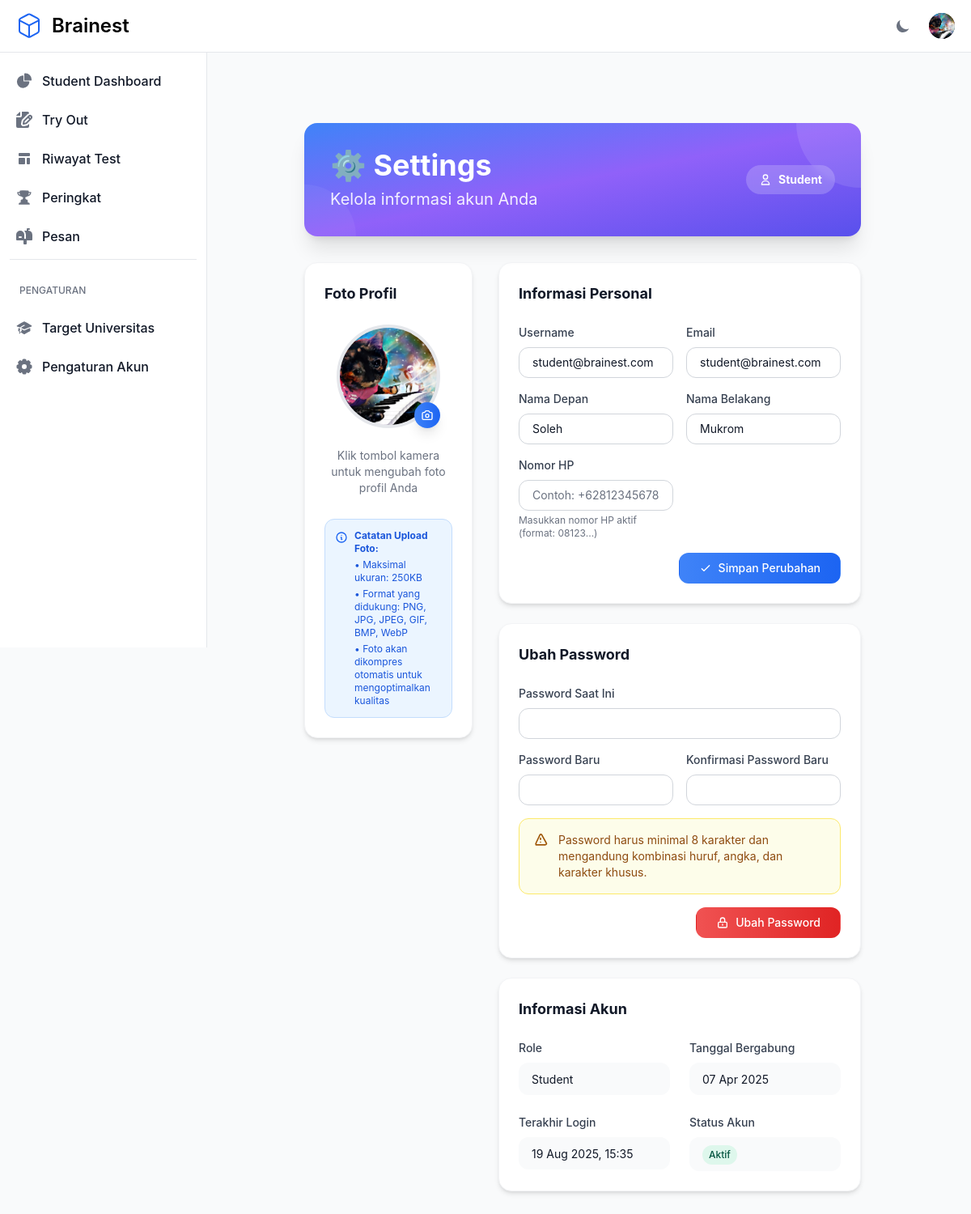
The page /settings/ (signed in) on the database as committed earlier.
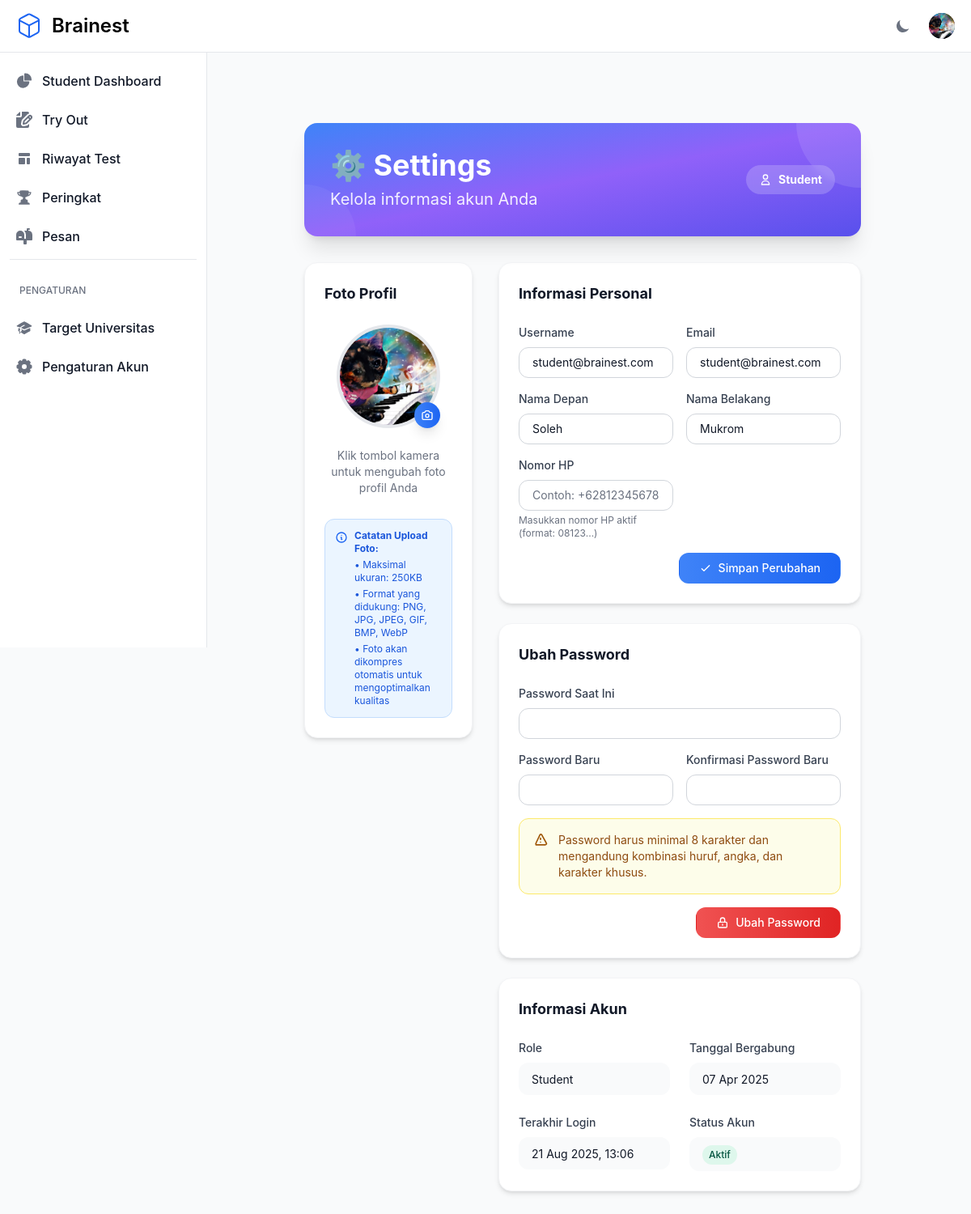
The same page on the database as committed later.
### otosapp/models.py (models this page shows, shortened)
class User(AbstractUser):
    email = models.EmailField(unique=True)
    phone_number = models.CharField(max_length=20, null=True, blank=True, verbose_name='Phone Number')
    USERNAME_FIELD = 'email'
    REQUIRED_FIELDS = ['username']
    role = models.ForeignKey('Role', on_delete=models.SET_NULL, null=True)
    profile_picture = models.ImageField(upload_to='profile_pictures/', null=True, blank=True)
    groups = models.ManyToManyField(
        Group,
        related_name="custom_user_set",  # Add a custom related name here
        blank=True,
        help_text="The groups this user belongs to.",
        verbose_name="groups"
    )
    user_permissions = models.ManyToManyField(
        Permission,
        related_name="custom_user_permissions",  # Add a custom related name here
        blank=True,
        help_text="Specific permissions for this user.",
        verbose_name="user permissions"
    )
    def is_admin(self):
        return self.role and self.role.role_name == 'Admin'

class Role(models.Model):
    role_name = models.CharField(max_length=200, unique=True)

### otosapp/views.py (the view, shortened to what this page needs)
# urls.py: path('settings/', views.settings_view, name='settings'),
@login_required
def settings_view(request):
    from .forms import UserProfileForm, ProfilePictureForm, CustomPasswordChangeForm
    from django.contrib.auth import update_session_auth_hash
    context = {
        'user': request.user,
    }
    return render(request, 'settings.html', context)

### otosapp/context_processors.py (called while the page is built)
def sidebar_context(request):
    context = {}
    if request.user.is_authenticated and (request.user.is_superuser or request.user.is_admin()):
        pending_payments_count = PaymentProof.objects.filter(status='pending').count()
        context['pending_payments_count'] = pending_payments_count
    return context

### otosapp/templates/settings.html (shortened to what the changed rows need)
{% extends 'base.html' %}
{% block content %}
<div class="max-w-4xl mx-auto px-4 sm:px-6 lg:px-8 mt-8">
    <div class="bg-gradient-to-br from-blue-500 via-purple-500 to-indigo-600 rounded-2xl shadow-xl p-8 mb-8 text-white relative overflow-hidden">
        <div class="relative z-10">
            <div class="flex flex-col md:flex-row md:items-center md:justify-between">
                <div>
                    <h1 class="text-3xl md:text-4xl font-bold mb-2">⚙️ Settings</h1>
                </div>
                <div class="mt-4 md:mt-0">
                    <div class="inline-flex items-center px-4 py-2 rounded-full text-sm font-bold bg-white/20 backdrop-blur-sm">
                        <svg class="w-4 h-4 mr-2" fill="none" stroke="currentColor" stroke-width="2" viewBox="0 0 24 24">
                            <path stroke-linecap="round" stroke-linejoin="round" d="M16 7a4 4 0 11-8 0 4 4 0 018 0zM12 14a7 7 0 00-7 7h14a7 7 0 00-7-7z"></path>
                        </svg>
                        {{ user.role.role_name }}
                    </div>
                </div>
            </div>
        </div>
    </div>
    <div class="grid grid-cols-1 lg:grid-cols-3 gap-8">
        <div class="lg:col-span-1">
            <div class="bg-white dark:bg-gray-800 rounded-2xl shadow-md p-6 border border-gray-100 dark:border-gray-700">
                <div class="flex flex-col items-center">
                    <div class="relative mb-6">
                        {% if user.profile_picture %}
                            <img src="{{ user.profile_picture.url }}" alt="Profile Picture" class="w-32 h-32 rounded-full object-cover border-4 border-gray-200 dark:border-gray-600">
                        {% endif %}
                        <button type="button" onclick="document.getElementById('profile-picture-input').click()" class="absolute bottom-0 right-0 bg-gradient-to-r from-blue-500 to-blue-600 text-white p-2 rounded-full hover:from-blue-600 hover:to-blue-700 transition-all duration-200 shadow-lg">
                        </button>
                    </div>
                </div>
            </div>
        </div>
        <div class="lg:col-span-2 space-y-6">
            <div class="bg-white dark:bg-gray-800 rounded-2xl shadow-md p-6 border border-gray-100 dark:border-gray-700">
                <form method="post" id="profileForm" class="space-y-4">
                    <div class="grid grid-cols-1 md:grid-cols-2 gap-4">
                        <div>
                            <label for="username" class="block text-sm font-medium text-gray-700 dark:text-gray-300 mb-2">Username</label>
                            <input type="text"
                                   id="username"
                                   name="username"
                                   value="{{ user.username }}"
                                   class="w-full px-4 py-2 border border-gray-300 dark:border-gray-600 rounded-xl text-sm focus:ring-2 focus:ring-blue-500 focus:border-transparent bg-white dark:bg-gray-700 text-gray-900 dark:text-white">
                        </div>
                        <div>
                            <label for="email" class="block text-sm font-medium text-gray-700 dark:text-gray-300 mb-2">Email</label>
                            <input type="email"
                                   id="email"
                                   name="email"
                                   value="{{ user.email }}"
                                   class="w-full px-4 py-2 border border-gray-300 dark:border-gray-600 rounded-xl text-sm focus:ring-2 focus:ring-blue-500 focus:border-transparent bg-white dark:bg-gray-700 text-gray-900 dark:text-white">
                        </div>
                    </div>
                    <div class="grid grid-cols-1 md:grid-cols-2 gap-4">
                        <div>
                            <label for="first_name" class="block text-sm font-medium text-gray-700 dark:text-gray-300 mb-2">Nama Depan</label>
                            <input type="text"
                                   id="first_name"
                                   name="first_name"
                                   value="{{ user.first_name }}"
                                   class="w-full px-4 py-2 border border-gray-300 dark:border-gray-600 rounded-xl text-sm focus:ring-2 focus:ring-blue-500 focus:border-transparent bg-white dark:bg-gray-700 text-gray-900 dark:text-white">
                        </div>
                        <div>
                            <label for="last_name" class="block text-sm font-medium text-gray-700 dark:text-gray-300 mb-2">Nama Belakang</label>
                            <input type="text"
                                   id="last_name"
                                   name="last_name"
                                   value="{{ user.last_name }}"
                                   class="w-full px-4 py-2 border border-gray-300 dark:border-gray-600 rounded-xl text-sm focus:ring-2 focus:ring-blue-500 focus:border-transparent bg-white dark:bg-gray-700 text-gray-900 dark:text-white">
                        </div>
                    </div>
                    <div class="grid grid-cols-1 md:grid-cols-2 gap-4">
                        <div>
                            <label for="phone_number" class="block text-sm font-medium text-gray-700 dark:text-gray-300 mb-2 {% if user.phone_number %}{% else %}text-gray-700 dark:text-gray-300{% endif %} mb-2">Nomor HP</label>
                            <input type="text"
                                   id="phone_number"
                                   name="phone_number"
                                   value="{{ user.phone_number|default:'' }}"
                                   placeholder="Contoh: +628123456789"
                                   class="w-full px-4 py-2 border border-gray-300 dark:border-gray-600 rounded-xl text-sm focus:ring-2 focus:ring-blue-500 focus:border-transparent bg-white dark:bg-gray-700 text-gray-900 dark:text-white">
                            <p class="mt-1 text-xs text-gray-500 dark:text-gray-400">Masukkan nomor HP aktif (format: 08123...)</p>
                        </div>
                    </div>
                </form>
            </div>
            <div class="bg-white dark:bg-gray-800 rounded-2xl shadow-md p-6 border border-gray-100 dark:border-gray-700">
                <div class="grid grid-cols-1 md:grid-cols-2 gap-6">
                    <div>
                        <div class="px-4 py-2 bg-gray-50 dark:bg-gray-700 rounded-xl">
                            <span class="text-sm text-gray-900 dark:text-white">{{ user.role.role_name }}</span>
                        </div>
                    </div>
                    <div>
                        <div class="px-4 py-2 bg-gray-50 dark:bg-gray-700 rounded-xl">
                            <span class="text-sm text-gray-900 dark:text-white">{{ user.date_joined|date:"d M Y" }}</span>
                        </div>
                    </div>
                    <div>
                        <div class="px-4 py-2 bg-gray-50 dark:bg-gray-700 rounded-xl">
                            <span class="text-sm text-gray-900 dark:text-white">
                                {% if user.last_login %}
                                    {{ user.last_login|date:"d M Y, H:i" }}
                                {% else %}
                                    Belum pernah login
                                {% endif %}
                            </span>
                        </div>
                    </div>
                </div>
            </div>
        </div>
    </div>
</div>
{% endblock %}

### otosapp/templates/base.html (shortened to what this page needs)
{% load static %}
<!DOCTYPE html>
<html lang="en">
<head>
    <link rel="stylesheet" href="{% static 'src/output.css' %}">>
</head>
<body class="min-h-screen bg-gray-50 dark:bg-gray-900">
    <nav class="fixed top-0 z-50 w-full bg-white border-b border-gray-200 dark:bg-gray-800 dark:border-gray-700">
        <div class="px-3 py-3 lg:px-5 lg:pl-3">
          <div class="flex items-center justify-between">
            <div class="flex items-center justify-start rtl:justify-end">
              <a href="{% url 'home' %}" class="flex ms-2 md:me-24 items-center">
                <span class="self-center text-xl font-semibold sm:text-2xl whitespace-nowrap dark:text-white">Brainest</span>
              </a>
            </div>
            <div class="flex items-center">
               <button id="theme-toggle" type="button" class="text-gray-500 dark:text-gray-400 hover:bg-gray-100 dark:hover:bg-gray-700 focus:outline-none focus:ring-4 focus:ring-gray-200 dark:focus:ring-gray-700 rounded-lg text-sm p-2.5">
                  <svg id="theme-toggle-dark-icon" class="hidden w-5 h-5" fill="currentColor" viewBox="0 0 20 20" xmlns="http://www.w3.org/2000/svg"><path d="M17.293 13.293A8 8 0 016.707 2.707a8.001 8.001 0 1010.586 10.586z"></path></svg>
              </button>
               {% if user.is_authenticated %}
                <div class="flex items-center ms-3">
                  <div class="relative">
                    <button type="button" class="flex text-sm bg-gray-800 rounded-full focus:ring-4 focus:ring-gray-300 dark:focus:ring-gray-600" aria-expanded="false" data-dropdown-toggle="dropdown-user">
                      {% if user.profile_picture %}
                        <img class="w-8 h-8 rounded-full object-cover" src="{{ user.profile_picture.url }}" alt="user photo">
                      {% endif %}
                    </button>
                  </div>
                </div>
                {% endif %}
              </div>
          </div>
        </div>
      </nav>
    {% if user.is_authenticated and request.path != '/otosapp/login/' and request.path != '/otosapp/register/' %}
    {% include 'sidebar.html' %}
    {% endif %}
    <div class="flex pt-16" >
        <main class="{% if user.is_authenticated and request.path != '/otosapp/login/' and request.path != '/otosapp/register/' %}sm:pl-64{% endif %} flex-grow container mx-auto px-4 py-8">
            {% block content %}{% endblock %}
        </main>
    </div>
</body>
</html>

Rows that differ between the two databases and show on the page:
changed User "student@brainest.com": last_login "19 Aug 2025, 15:35" → "21 Aug 2025, 13:06"
